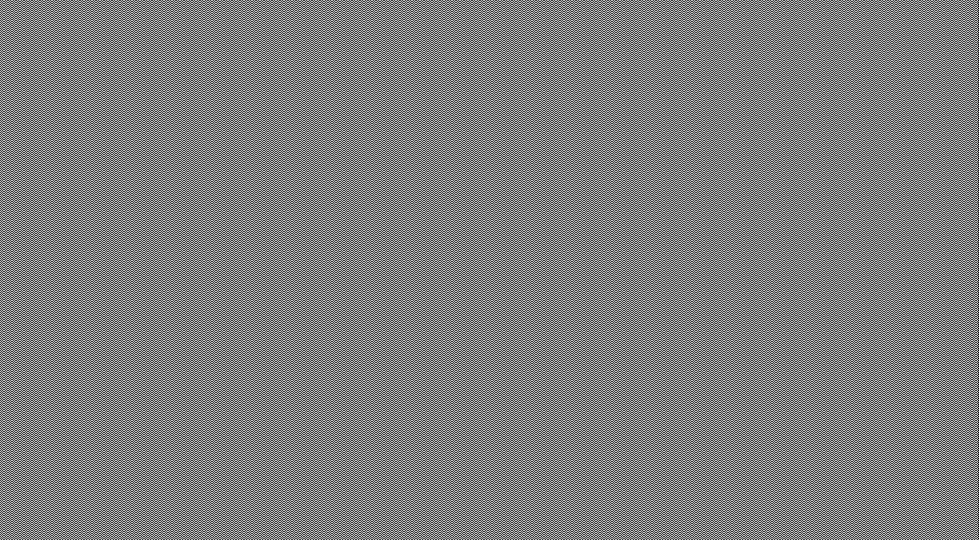
#> input picture dilireba/pngMask.png, 1958 x 1080 px (shown at 1/2 size)
$ python makevideo-3d.py
#> lines starting #> are read from the running program, lines starting #| are printed output that depends on the picture; pictures that were not available may be replaced by others from this repository, and a replacement may not be noted
from moviepy.editor import *
import cv2
import numpy as np
from moviepy.audio.fx import all
from moviepy.video.fx.all import crop
from matplotlib import pyplot as plt
import os
import glob
from natsort import natsorted

frame_dir = './frames/'
left_frame_dir = './leftframes/'
right_frame_dir = './rightframes/'
d3eye_frame_dir = './3deyed/'


def get_all_file(path):
    for root, dirs, files in os.walk(path):
        return files

# 修改图片尺寸
def resize_image(image, width,height):
    dim = (width, height)
    resize_image = cv2.resize(image, dim, interpolation = cv2.INTER_AREA)
    return resize_image

def jpg2png(img,op):
    r_channel, g_channel, b_channel = cv2.split(img)

    img_RGBA = np.insert(
        img,
        3,         #position in the pixel value [ r, g, b, a <-index [3]  ]
        op,         # or 1 if you're going for a float data type as you want the alpha  to be fully white otherwise the entire image will be transparent.
        axis=2,    #this is the depth where you are inserting this alpha channel into
    )
#     print(cv2.split(img))
    return img_RGBA
#  scp zhz1.mp4 ubuntu@139.155.179.142:/home/ubuntu/superbrain/bletest/public
# width2d,height2d = 1954,1080

if __name__ == '__main__':
    frame_result = './frames/'

    filename = 'pngMask.png'
    width2d,height2d = 1958,1080

    frame_dir = './frames/'
    d3eye_dir = './3deyed/'
    sbs_dir = './sbs/'
    gif_name = 'frame_'
    fps = 30

    #read all files from directory
    files = get_all_file(frame_dir)
    counter = 0

    width3d,height3d = int(width2d/2),height2d
    maskname = 'pngMask.png'
    mask = cv2.imread(maskname,cv2.IMREAD_UNCHANGED)
#> mask is the input picture: shape (1080, 1958, 4); mean B, G, R, A 127.4, 127.4, 127.4, 127.6

    for filename in files:
        print('filename is :',frame_dir + filename)
        img_RGBA = cv2.imread(frame_dir + filename,cv2.IMREAD_UNCHANGED)
        height, width, channels = img_RGBA.shape
#> height = 1080; width = 1958; channels = 4
        # print('filename shape is :',img_RGBA.shape)

        img_3DRGBA = np.zeros((height3d, width3d, 4), dtype=np.uint8)
        img_3DRGBA[:,0:width3d-1] = img_RGBA[:,0:width3d-1]  #img1
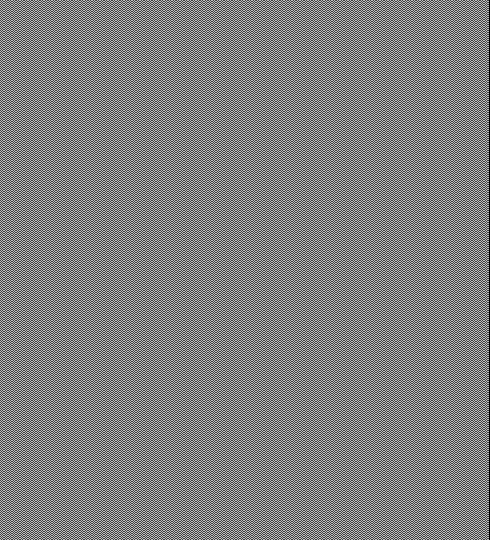
#> img_3DRGBA: shape (1080, 979, 4) (shown at 1/2 size); mean B, G, R, A 127.4, 127.4, 127.4, 127.4
        # img2[:,0:newWidth-1] = img_RGBA[:,lfoffset:newWidth+lfoffset-1] #img2 is offset of lmg1
    # 读取mask，与image merge
        img_RGBA = resize_image(img_3DRGBA,width2d,height2d)
#> in resize_image, `resize_image = cv2.resize(image, dim, interpolation = cv2.INTER_AREA)`:
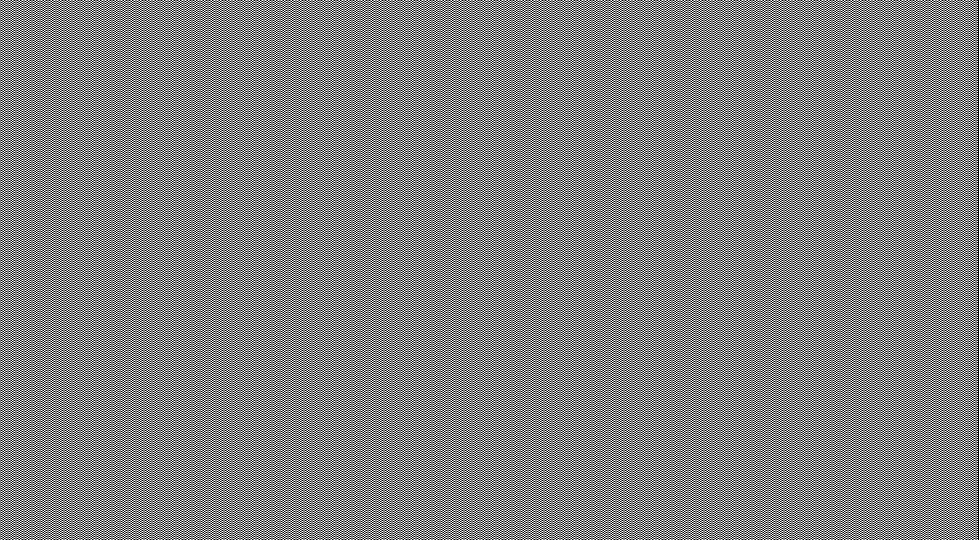
#> resize_image: shape (1080, 1958, 4) (shown at 1/2 size); mean B, G, R, A 127.4, 127.4, 127.4, 127.4
        # img_RGBA = cv2.addWeighted(img_RGBA, 1, mask, 1, 0)
        img_RGBA = cv2.bitwise_or(img_RGBA, mask, mask = None)
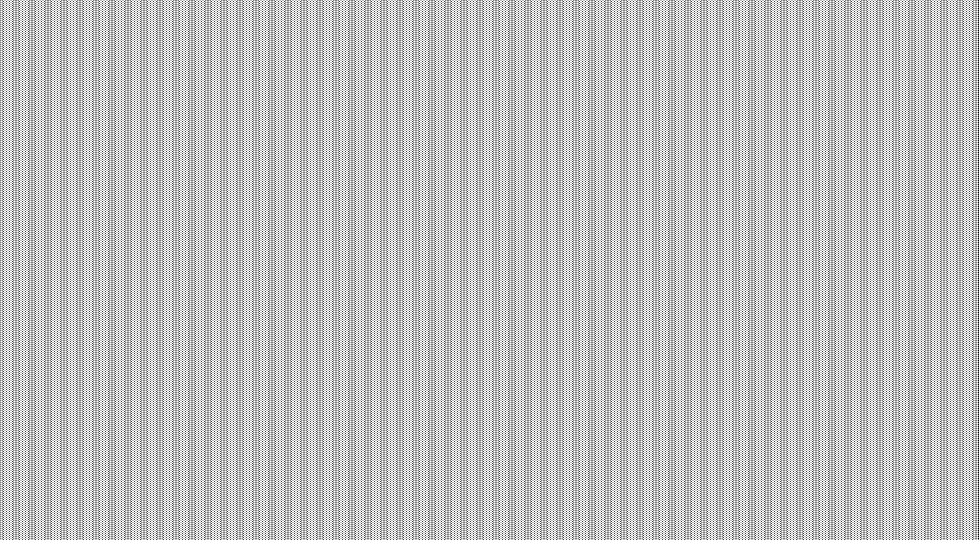
#> img_RGBA: shape (1080, 1958, 4) (shown at 1/2 size); mean B, G, R, A 191.1, 191.1, 191.1, 191.2

        offset = width
#> offset = 1958
        lfoffset = 8      # 左右图的offset
        newWidth = int(offset-lfoffset) # new width of image
#> newWidth = 1950

        img1 = np.zeros((height, width, 4), dtype=np.uint8)
        img2 = np.zeros((height, width, 4), dtype=np.uint8)

        img1[:,0:newWidth-1] = img_RGBA[:,0:newWidth-1]  #img1
        img2[:,0:newWidth-1] = img_RGBA[:,lfoffset:newWidth+lfoffset-1] #img2 is offset of lmg1
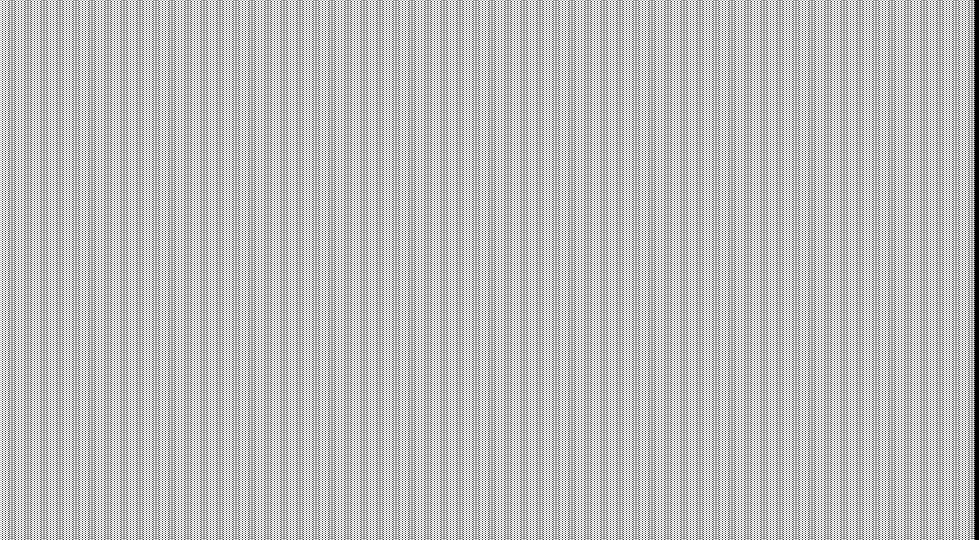
#> img2: shape (1080, 1958, 4) (shown at 1/2 size); mean B, G, R, A 190.4, 190.4, 190.4, 190.4

        # img3d = img1+img2
        img3d = cv2.bitwise_and(img1, img2, mask = None)
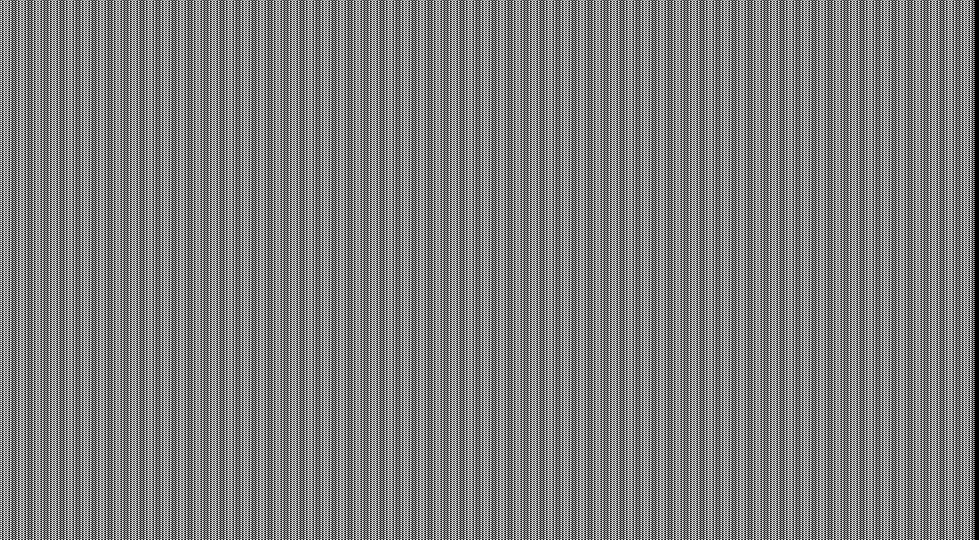
#> img3d: shape (1080, 1958, 4) (shown at 1/2 size); mean B, G, R, A 127, 127, 127, 127
        cv2.imwrite(sbs_dir + filename.replace("jpg","png")  , img3d)
        # print('preprocess done! ', filename.replace("jpg","png"))
